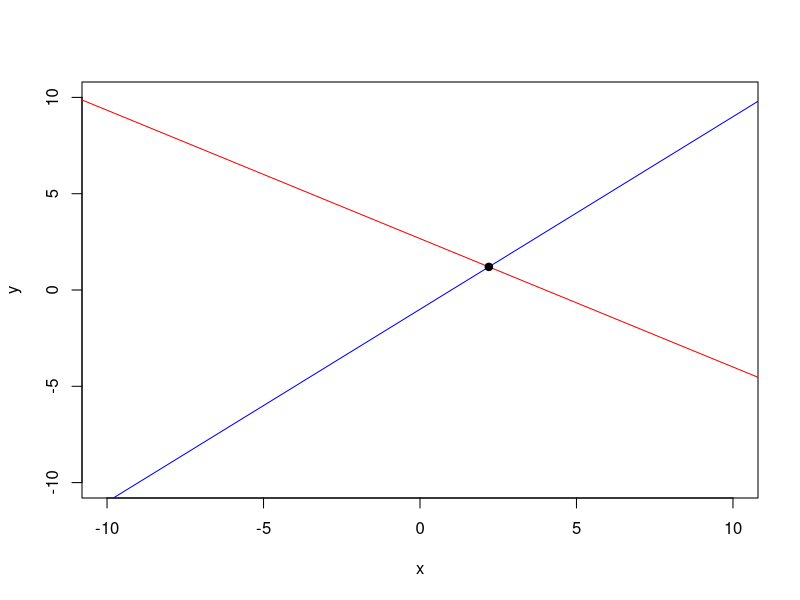
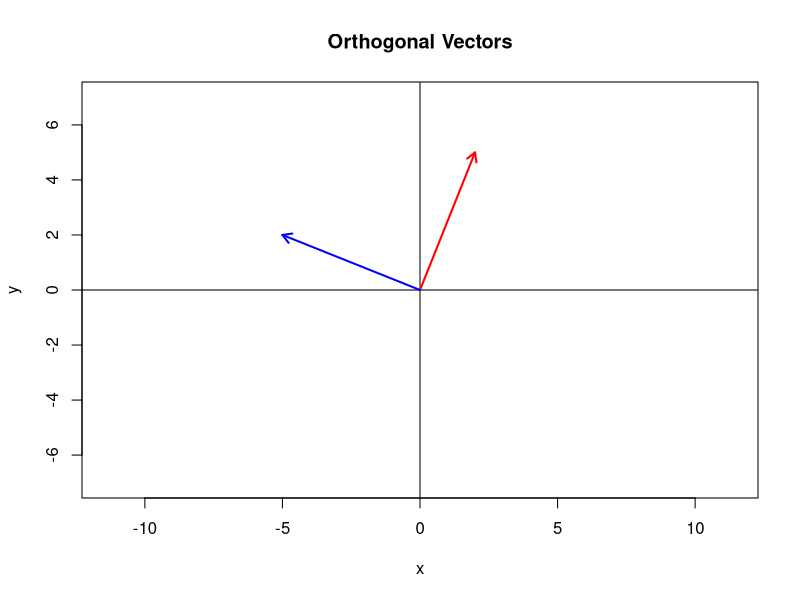

The R source for these figures, in order:
# Module 9 - Using R for Linear Algebra
# Learning Evidence



# 1. Basic calculations: variables and arithmetic

a <- 3
b <- 7
the.value <- 12
the.index <- 2
the.index_2 <- 3

cat("a * b =", a * b, "\n")
cat("the.value * a =", the.value * a, "\n")
cat("a^the.index + b^the.index_2 =", a^the.index + b^the.index_2, "\n\n")

vec <- c(3, 2, 1, 0)
seq_range <- 4:8
seq_fn <- seq(4, 20, 5)

cat("vec:", vec, "\n")
cat("seq_range:", seq_range, "\n")
cat("seq_fn:", seq_fn, "\n\n")

x <- c(1, 6, 7, 9)
y <- c(-1, 2, 1, -2)

cat("x + y:", x + y, "\n")
cat("x - y:", x - y, "\n")
cat("x * y:", x * y, "\n")
cat("x / y:", x / y, "\n\n")



# 2. Data structures :  sample(), arrays, data frames, lists

my.vector <- c(1, 1, 1, 2, 3)
my.sample <- sample(my.vector, 20, replace = TRUE)

cat("Sample frequencies:\n")
print(table(my.sample))
cat("\n")

my.table <- array(0, c(3, 4))
my.table[1, ] <- 1:4
my.table[, 2] <- sample(c(-1, 1), 3, replace = TRUE)

cat("my.table after edits:\n")
print(my.table)
cat("\n")

my.data <- data.frame(
  x = 1:5,
  y = (1:5)^2,
  passed = sample(0:1, 5, replace = TRUE)
)

cat("Data frame:\n")
print(my.data)
cat("\n")

my.list <- list(
  a.vector = c(1, 3, 5, 7),
  a.matrix = matrix(c(1, 9, 5, 3, 2, 1), 2, 3),
  a.value = 42
)

cat("List element a.value:", my.list$a.value, "\n")
cat("List element a.matrix[2,2]:", my.list$a.matrix[2, 2], "\n\n")



# 3. Solving a 2x2 system of linear equations

# Two equations: ax + by = e, cx + dy = f
a <- 2; b <- 3; e <- 8      # equation 1
c <- 1; d <- -1; f <- 1     # equation 2

A <- matrix(c(a, c, b, d), nrow = 2)   # coefficient matrix
B <- c(e, f)                           # right-hand side

solution <- solve(A, B)
cat("Solution (x, y):\n")
print(solution)
cat("\n")

# Plot both lines to see where they cross
plot(0, 0, xlim = c(-10, 10), ylim = c(-10, 10), type = "n", xlab = "x", ylab = "y")
abline(a = e / b, b = -a / b, col = "red")
abline(a = f / d, b = -c / d, col = "blue")
points(solution[1], solution[2], pch = 19)



# 4. Gaussian elimination (3x3 system)

A <- matrix(c(2, 1, -1,
              -3, -1, 2,
              -2, 1, 2), nrow = 3, byrow = TRUE)
b <- c(8, -11, -3)
M <- cbind(A, b)

cat("Augmented matrix:\n")
print(M)
cat("\n")

M[2, ] <- M[2, ] - (M[2, 1] / M[1, 1]) * M[1, ]
M[3, ] <- M[3, ] - (M[3, 1] / M[1, 1]) * M[1, ]
M[3, ] <- M[3, ] - (M[3, 2] / M[2, 2]) * M[2, ]

cat("Triangular form:\n")
print(M)
cat("\n")

z <- M[3, 4] / M[3, 3]
y <- (M[2, 4] - M[2, 3] * z) / M[2, 2]
x <- (M[1, 4] - M[1, 2] * y - M[1, 3] * z) / M[1, 1]

cat("x =", x, " y =", y, " z =", z, "\n\n")



# 5. Matrix addition, scalar multiplication, matrix multiplication

A <- matrix(c(4, -2, 7, 1, 0, 5), nrow = 2, ncol = 3, byrow = TRUE)
B <- matrix(c(-3, 6, 2, 8, -1, 4), nrow = 2, ncol = 3, byrow = TRUE)

cat("A + B:\n")
print(A + B)
cat("\n")

k <- 3
cat("k * A:\n")
print(k * A)
cat("\n")

A <- matrix(c(0, 1, 0,
              1, 0, 0,
              0, 0, 1), nrow = 3, ncol = 3, byrow = TRUE)

B <- matrix(c(2, -1,
              4,  3,
              0,  5), nrow = 3, ncol = 2, byrow = TRUE)

cat("A %*% B:\n")
print(A %*% B)
cat("\n")

A <- matrix(c(1, 2,
              3, 4,
              5, 6), nrow = 3, ncol = 2, byrow = TRUE)

B <- matrix(c(1, 0, 2, 1,
              2, 1, 0, 3), nrow = 2, ncol = 4, byrow = TRUE)

cat("A %*% B (second example):\n")
print(A %*% B)
cat("\n")



# 6. Matrix operations summary via base R functions

A <- matrix(
  c(2, 1, 0,
    1, 3, 1,
    0, 1, 2),
  nrow = 3,
  byrow = TRUE
)

B <- matrix(c(1, 2, 3), nrow = 3)

cat("Transpose of A:\n")
print(t(A))
cat("\n")

cat("Determinant of A:", det(A), "\n\n")

cat("Inverse of A:\n")
print(solve(A))
cat("\n")

cat("Solving A X = B:\n")
print(solve(A, B))
cat("\n")

cat("Rank of A:", qr(A)$rank, "\n\n")



# 7. If/else, loops, Fibonacci, Collatz conjecture

n <- sample(1:10, 1)

if (n < 5) {
  cat(n, "is Bad\n")
} else if (n < 8) {
  cat(n, "is Okay\n")
} else {
  cat(n, "is Good\n")
}
cat("\n")

fib <- c(1, 1)

for (i in 1:10) {
  fib <- c(fib, fib[i] + fib[i + 1])
}

cat("Fibonacci sequence:\n")
print(fib)
cat("\n")

collatz <- function(start) {

  n <- start
  count <- 0

  while (n > 1) {

    if (n %% 2 == 0) {
      n <- n / 2
    } else {
      n <- 3 * n + 1
    }

    count <- count + 1
  }

  count
}

for (start_val in c(7, 27, 12, 19, 5)) {
  cat("Starting at", start_val, "took", collatz(start_val), "steps\n")
}
cat("\n")



# 8. Custom functions - handshakes, HCF

handshakes <- function(n) {
  n * (n - 1) / 2
}

cat("Handshakes among 6 people:", handshakes(6), "\n\n")

HCF <- function(a, b) {

  output <- 0
  div <- min(a, b)

  while (output == 0) {

    if (a %% div == 0) {
      if (b %% div == 0) {
        output <- div
      }
    }

    div <- div - 1
  }

  output
}

cat("HCF of 84 and 126:", HCF(84, 126), "\n\n")



# 9. Gram-Schmidt - custom function version (3x3, returns f1/f2/f3)
# No built-in matrix shortcuts used - only column references,
# sum() and sqrt()

gram_schmidt <- function(A) {

  a1 <- A[, 1]
  a2 <- A[, 2]
  a3 <- A[, 3]

  v1 <- a1

  v2 <- a2 -
    (sum(v1 * a2) / sum(v1 * v1)) * v1

  v3 <- a3 -
    (sum(v1 * a3) / sum(v1 * v1)) * v1 -
    (sum(v2 * a3) / sum(v2 * v2)) * v2

  f1 <- v1 / sqrt(sum(v1 * v1))
  f2 <- v2 / sqrt(sum(v2 * v2))
  f3 <- v3 / sqrt(sum(v3 * v3))

  list(f1 = f1, f2 = f2, f3 = f3)
}

A_test <- matrix(
  c(1, 1, 0,
    1, 0, 1,
    0, 1, 1),
  nrow = 3
)

gs_result <- gram_schmidt(A_test)

cat("f1:\n"); print(round(gs_result$f1, 4))
cat("f2:\n"); print(round(gs_result$f2, 4))
cat("f3:\n"); print(round(gs_result$f3, 4))
cat("\n")

Q_mine <- cbind(gs_result$f1, gs_result$f2, gs_result$f3)

cat("Checking Q^T Q (should be the identity):\n")
print(round(t(Q_mine) %*% Q_mine, 4))
cat("\n")



# 10. Gram-Schmidt - general n x n version (random matrix)

n <- 3

X <- matrix(sample(-5:5, n^2, replace = TRUE), nrow = n, ncol = n)

cat("Original vectors:\n")
print(X)
cat("\n")

if (abs(det(X)) < 1e-10) {
  stop(
    "The vectors are linearly dependent, so an orthonormal basis ",
    "cannot be generated from this set."
  )
}

Q <- matrix(0, nrow = n, ncol = n)

for (k in seq_len(n)) {

  current <- X[, k]

  if (k > 1) {
    for (j in seq_len(k - 1)) {
      projection <- sum(current * Q[, j])
      current <- current - projection * Q[, j]
    }
  }

  magnitude <- sqrt(sum(current^2))

  if (magnitude < 1e-10) {
    stop("A zero vector was produced during Gram-Schmidt.")
  }

  Q[, k] <- current / magnitude
}

cat("Final orthonormal matrix Q:\n")
print(round(Q, 4))
cat("\n")

cat("Checking Q^T Q:\n")
print(round(t(Q) %*% Q, 4))
cat("\n")



# 11. QR factorisation
# Reusing the custom Gram-Schmidt function: since A = QR and Q has
# orthonormal columns, t(Q) %*% A = t(Q) %*% Q %*% R = R

R <- t(Q_mine) %*% A_test

cat("R:\n")
print(round(R, 4))
cat("\n")

cat("Checking Q %*% R against the original matrix:\n")
print(round(Q_mine %*% R, 4))

if (isTRUE(all.equal(
  as.vector(Q_mine %*% R),
  as.vector(A_test),
  tolerance = 1e-8
))) {
  cat("Verified: Q %*% R = A\n")
}
cat("\n")



# 12. Gauss-Jordan elimination: inverse of A and solving Ax = b

n <- 3

repeat {
  M <- matrix(sample(-6:6, n^2, replace = TRUE), nrow = n)
  if (abs(det(M)) > 1e-10) break
}

x <- sample(-6:6, n, replace = TRUE)
b <- as.vector(M %*% x)

aug <- cbind(M, diag(n), b)

cat("Initial augmented matrix [A | I | b]\n\n")
print(aug)
cat("\n")

swap_rows <- function(mat, r1, r2) {
  temp <- mat[r1, ]
  mat[r1, ] <- mat[r2, ]
  mat[r2, ] <- temp
  mat
}

for (pivot in seq_len(n)) {

  if (abs(aug[pivot, pivot]) < 1e-10) {

    # guard against pivot being the last row, where (pivot+1):n
    # would otherwise count backwards instead of being empty
    if (pivot < n) {

      replacement <- which(
        abs(aug[(pivot + 1):n, pivot]) > 1e-10
      )

      if (length(replacement) == 0) {
        stop("Matrix is singular.")
      }

      new_row <- replacement[1] + pivot
      aug <- swap_rows(aug, pivot, new_row)

      cat("Swapped rows", pivot, "and", new_row, "\n")

    } else {
      stop("Matrix is singular.")
    }
  }

  if (pivot < n) {

    for (row in (pivot + 1):n) {

      if (abs(aug[row, pivot]) > 1e-10) {

        multiplier <- aug[row, pivot] / aug[pivot, pivot]
        aug[row, ] <- aug[row, ] - multiplier * aug[pivot, ]
      }
    }
  }
}

for (row in seq_len(n)) {

  pivot_value <- aug[row, row]

  if (abs(pivot_value) < 1e-10) {
    stop("Zero pivot encountered.")
  }

  aug[row, ] <- aug[row, ] / pivot_value
}

for (pivot in n:2) {
  for (row in (pivot - 1):1) {

    coefficient <- aug[row, pivot]

    if (abs(coefficient) > 1e-10) {
      aug[row, ] <- aug[row, ] - coefficient * aug[pivot, ]
    }
  }
}

inverse_M <- aug[, (n + 1):(2 * n)]
calculated_x <- aug[, 2 * n + 1]

cat("Inverse matrix:\n")
print(round(inverse_M, 3))

cat("\nSolution obtained from Gauss-Jordan elimination:\n")
print(round(calculated_x, 3))

cat("\nVerification of Ax = b:\n")
print(round(M %*% calculated_x, 3))
cat("\n")



# 13. Perpendicular vector to a given 2D vector

u <- sample(-6:6, 2, replace = TRUE)

cat("Given vector u = (", u[1], ", ", u[2], ")\n", sep = "")

v <- c(-u[2], u[1])

cat("A perpendicular vector is v = (",
    v[1], ", ", v[2], ")\n", sep = "")

dot_product <- sum(u * v)

cat("Dot product u . v =", dot_product, "\n")

if (dot_product == 0) {
  cat("Therefore, u and v are orthogonal.\n")
}
cat("\n")

maximum <- max(abs(c(u, v))) + 2

plot(
  0, 0,
  type = "n",
  xlim = c(-maximum, maximum),
  ylim = c(-maximum, maximum),
  xlab = "x",
  ylab = "y",
  asp = 1,
  main = "Orthogonal Vectors"
)

abline(h = 0)
abline(v = 0)

arrows(0, 0, u[1], u[2], length = 0.1, col = "red", lwd = 2)
arrows(0, 0, v[1], v[2], length = 0.1, col = "blue", lwd = 2)



# 14. LU decomposition

size <- 3

A <- matrix(sample(-6:6, size^2, replace = TRUE), nrow = size)

while (abs(det(A)) < 1e-10) {
  A <- matrix(sample(-6:6, size^2, replace = TRUE), nrow = size)
}

L <- diag(size)
U <- matrix(0, nrow = size, ncol = size)

cat("Matrix A:\n")
print(A)
cat("\n")

for (k in 1:size) {

  for (j in k:size) {

    # seq_len(k - 1) is used instead of 1:(k - 1) so that when
    # k = 1 this correctly gives an empty sequence rather than
    # counting backwards as c(1, 0)
    U[k, j] <- A[k, j] -
      sum(L[k, seq_len(k - 1)] * U[seq_len(k - 1), j])
  }

  if (k < size) {

    for (i in (k + 1):size) {

      L[i, k] <- (
        A[i, k] -
        sum(L[i, seq_len(k - 1)] * U[seq_len(k - 1), k])
      ) / U[k, k]
    }
  }
}

cat("L matrix:\n")
print(round(L, 4))

cat("\nU matrix:\n")
print(round(U, 4))

cat("\nChecking whether A = LU:\n")
print(round(L %*% U, 4))
cat("\n")



# 15. Rank of a matrix via row reduction

A <- matrix(
  c(2, 3, 1, -1,
    3, 0, 2, 1,
    4, 6, 2, -2,
    1, -3, 1, 2),
  nrow = 4,
  byrow = TRUE
)

rows <- nrow(A)
cols <- ncol(A)
pivot_row <- 1

for (pivot_col in seq_len(cols)) {

  if (pivot_row > rows) break

  possible <- which(abs(A[pivot_row:rows, pivot_col]) > 1e-10)

  if (length(possible) == 0) next

  selected <- possible[1] + pivot_row - 1

  if (selected != pivot_row) {
    temporary <- A[pivot_row, ]
    A[pivot_row, ] <- A[selected, ]
    A[selected, ] <- temporary
  }

  if (pivot_row < rows) {
    for (r in (pivot_row + 1):rows) {

      multiplier <- A[r, pivot_col] / A[pivot_row, pivot_col]

      if (abs(multiplier) > 1e-10) {
        A[r, ] <- A[r, ] - multiplier * A[pivot_row, ]
      }
    }
  }

  pivot_row <- pivot_row + 1
}

nonzero_rows <- 0

for (r in seq_len(rows)) {
  if (any(abs(A[r, ]) > 1e-10)) {
    nonzero_rows <- nonzero_rows + 1
  }
}

cat("Row-echelon form:\n")
print(round(A, 3))
cat("\nRank =", nonzero_rows, "\n\n")



# 16. Power method - dominant eigenvalue/eigenvector

n <- 3

A_power <- matrix(sample(-5:5, n^2, replace = TRUE), nrow = n)

cat("Matrix for power method:\n")
print(A_power)
cat("\n")

x <- matrix(rep(1, n), nrow = n)

for (i in 1:25) {
  x <- A_power %*% x
  x <- x / sqrt(sum(x^2))
}

eigenvalue_estimate <- as.numeric(
  (t(x) %*% A_power %*% x) / (t(x) %*% x)
)

cat("Estimated dominant eigenvector:\n")
print(round(x, 4))
cat("\nEstimated dominant eigenvalue:", round(eigenvalue_estimate, 4), "\n\n")



# 17. QR algorithm - approximating all eigenvalues

A_qr <- A_power

for (i in 1:100) {

  decomposition <- qr(A_qr)
  Q_step <- qr.Q(decomposition)
  R_step <- qr.R(decomposition)

  A_qr <- R_step %*% Q_step
}

cat("Matrix after QR algorithm iterations (should be close to\n")
cat("upper triangular, with eigenvalues on the diagonal):\n")
print(round(A_qr, 4))

cat("\nDiagonal entries (eigenvalue estimates):\n")
print(round(diag(A_qr), 4))
cat("\n")



# 18. Eigenvalues and eigenvectors, with verification

n <- 3

A <- matrix(sample(-5:5, n^2, replace = TRUE), nrow = n, byrow = TRUE)

cat("Matrix A:\n")
print(A)
cat("\n")

result <- eigen(A)
values <- result$values
vectors <- result$vectors

cat("Eigenvalues:\n")
print(values)

cat("\nEigenvectors:\n")
print(vectors)
cat("\n")

cat("Verification:\n")

for (k in seq_len(n)) {

  lambda <- values[k]
  vector <- vectors[, k]

  left_side <- A %*% vector
  right_side <- lambda * vector

  cat("\nEigenvalue", k, "=", lambda, "\n")
  cat("A v =\n"); print(left_side)
  cat("lambda v =\n"); print(right_side)

  if (isTRUE(all.equal(
    as.vector(left_side),
    as.vector(right_side),
    tolerance = 1e-8
  ))) {
    cat("Verified: A v = lambda v\n")
  }
}
